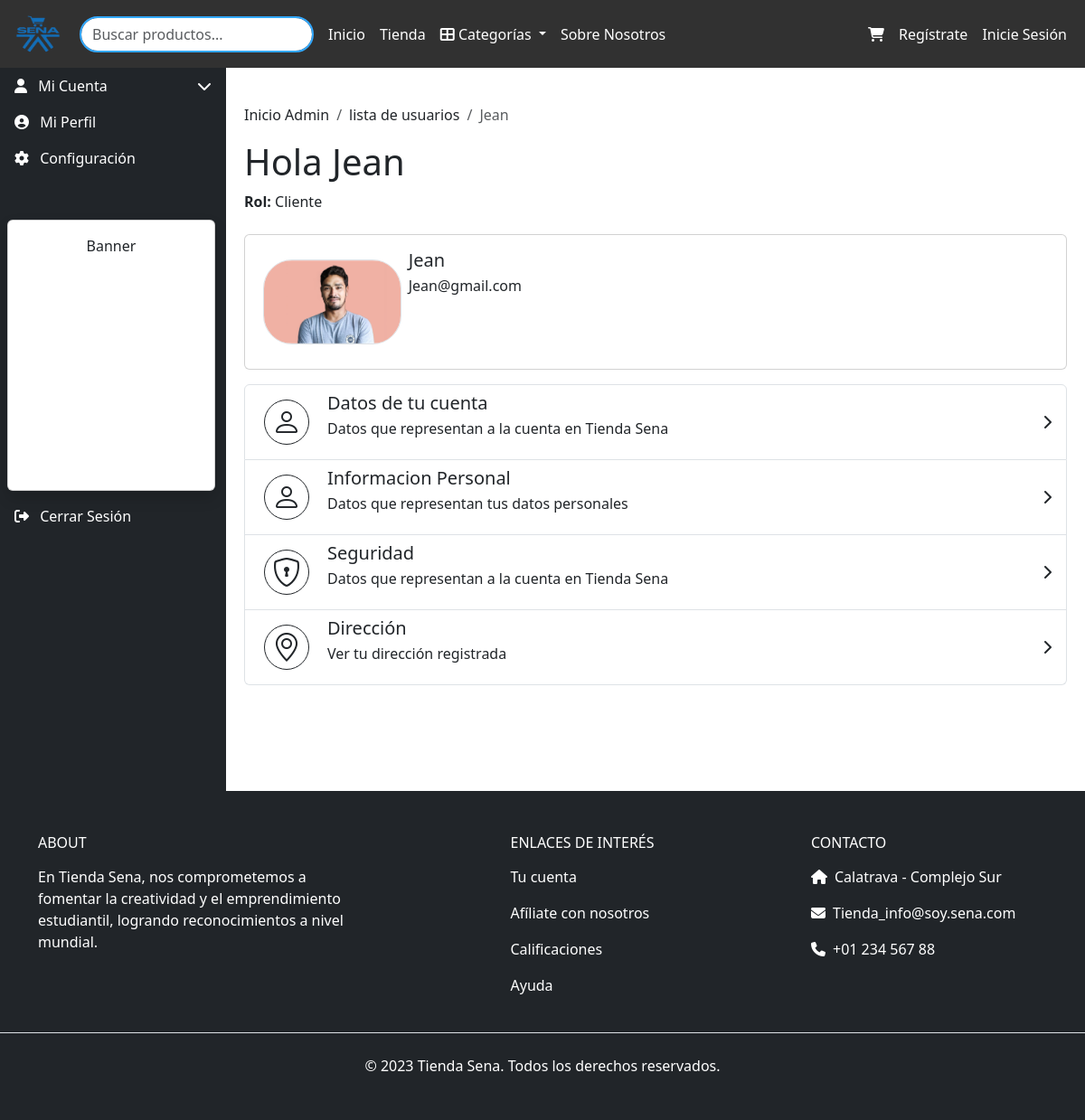
The page /perfil_usuario_id/22/ on the database as committed earlier.
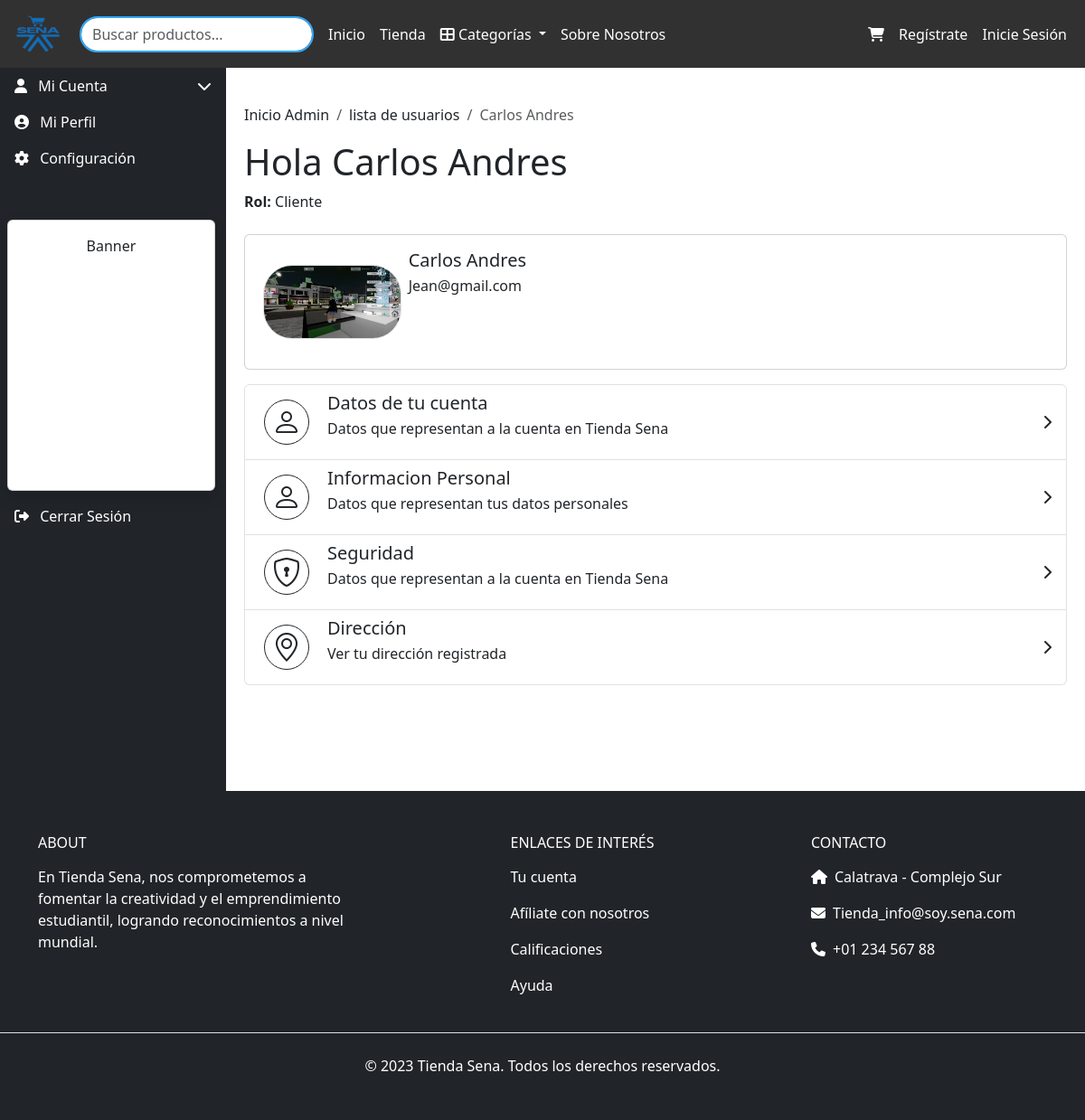
The same page on the database as committed later.
### tienda_sena/models.py (models this page shows, shortened)
class Usuario(models.Model):
    nombre_apellido = models.CharField(max_length=150)
    documento = models.CharField(max_length=20, default="000000")
    contacto = models.IntegerField(default=0)
    correo = models.CharField(max_length=254, unique=True)
    password = models.CharField(max_length=128)
    ROLES = (
        (1, "Administrador"),
        (2, "Cliente"),
        (3, "Vendedor"),
    )
    rol = models.IntegerField(choices=ROLES, default=2)
    activo = models.BooleanField(default=True, help_text="Indica si el usuario está activo")
    imagen_perfil = models.ImageField(upload_to='usuarios/perfiles/', null=True, blank=True, help_text="Imagen de perfil optimizada")
    imagen_perfil_original = models.ImageField(upload_to='usuarios/originales/', null=True, blank=True, help_text="Imagen de perfil original")
    codigo_verificacion = models.IntegerField(null=True, blank=True)

### tienda_sena/views.py (the view)
# urls.py: path('perfil_usuario_id/<int:id_usuario>/', views.perfil_usuario_id, name='perfil_usuario_id'),
def perfil_usuario_id(request, id_usuario):
    q = Usuario.objects.get(pk=id_usuario)
    breadcrumbs = [
        ("Inicio Admin", reverse("panel_admin")),
        ("lista de usuarios", reverse("usuarios")),
        (q.nombre_apellido, reverse("perfil_usuario_id", args=[q.id])),
    ]
    return render(request, "usuarios/perfil_usuario.html",{
        "dato": q,
        "breadcrumbs": breadcrumbs,
    })

### tienda_sena/context_processors.py (called while the page is built)
def categorias(request):
    return {'categorias': Producto.CATEGORIAS}

def colores(request):
    colores = Producto.COLORES
    return {'colores': colores}

def notificaciones_usuario(request):
    if request.session.get("pista"):
        usuario_id = request.session["pista"]["id"]
        usuario = Usuario.objects.get(pk=usuario_id)
        notificaciones = Notificacion.objects.filter(usuario=usuario).order_by('-fecha')[:10]
        return {"notificaciones_usuario": notificaciones}
    return {"notificaciones_usuario": []}

### tienda_sena/templatetags/breadcrumbs.py (called while the page is built)
@register.inclusion_tag('partials/breadcrumbs.html')
def render_breadcrumbs(crumbs):
    return {'breadcrumbs': crumbs}

### tienda_sena/templates/usuarios/perfil_usuario.html (shortened to what the changed rows need)
{% extends 'bases/base.html' %}
{% load static breadcrumbs %}
{% if user.is_authenticated %}
{% block main %}
<link rel="stylesheet" href="https://cdn.jsdelivr.net/npm/bootstrap-icons@1.11.3/font/bootstrap-icons.min.css">
<div class="d-flex" style="min-height: 100vh;">
    <div class="container content" style="padding: 20px;padding-top: 40px;">
        {% render_breadcrumbs breadcrumbs %}
        <h1>Hola {{ dato.nombre_apellido }}</h1>
        <p><strong>Rol:</strong> {{ dato.get_rol_display }}</p>
        <div class="card text-center mt-4 mb-3">
            <div class="row d-flex justify-content-end p-2">
                <div class="col-12 col-md-2 d-flex justify-content-center align-items-center p-0">
                    {% if dato.imagen_perfil %}
                        <img src="{{ dato.imagen_perfil.url }}" class="border rounded-5 img-fluid" alt="Client Avatar">
                    {% else %}
                        <img src="{% static 'assets/Andres.png' %}" class="border rounded-5 img-fluid" alt="Client Avatar">
                    {% endif %}
                </div>
                <div class="col-12 col-md-10 row d-flex text-start mb-5 p-2" data-bs-toggle="modal" data-bs-target="#userModal2">
                    <h5 class="client-name mb-1">{{ dato.nombre_apellido }}</h5>
                    <p>{{ dato.correo }}</p>
                </div>
            </div>
        </div>
        <div class="list-group">
            <a href="#" class="list-group-item list-group-item-action">
            </a>
            <a href="#" class="list-group-item list-group-item-action">
            </a>
            <a href="#" class="list-group-item list-group-item-action">
            </a>
            <a href="#" class="list-group-item list-group-item-action" data-bs-toggle="modal" data-bs-target="#direccionModal">
            </a>
        </div>
    </div>
</div>
{% endblock %}
{% else %}
<h1>Iniciar Sesión</h1>
{% endif %}

### tienda_sena/templates/partials/breadcrumbs.html
<nav aria-label="breadcrumb" class="mb-3">
    <ol class="breadcrumb">
        {% for label, url in breadcrumbs %}
            {% if forloop.last %}
                <li class="breadcrumb-item active" aria-current="page">{{ label }}</li>
            {% elif url %}
                <li class="breadcrumb-item">
                    <a href="{{ url }}" class="text-dark text-decoration-none">{{ label }}</a>
                </li>
            {% else %}
                <li class="breadcrumb-item">{{ label }}</li>
            {% endif %}
        {% endfor %}
    </ol>
</nav>

Rows that differ between the two databases and show on the page:
changed Usuario "Cliente": nombre_apellido "Jean" → "Carlos Andres"; imagen_perfil: picture added
Other text that changed with them:
new list line: "Carlos Andres"
list line gone: "Jean"
